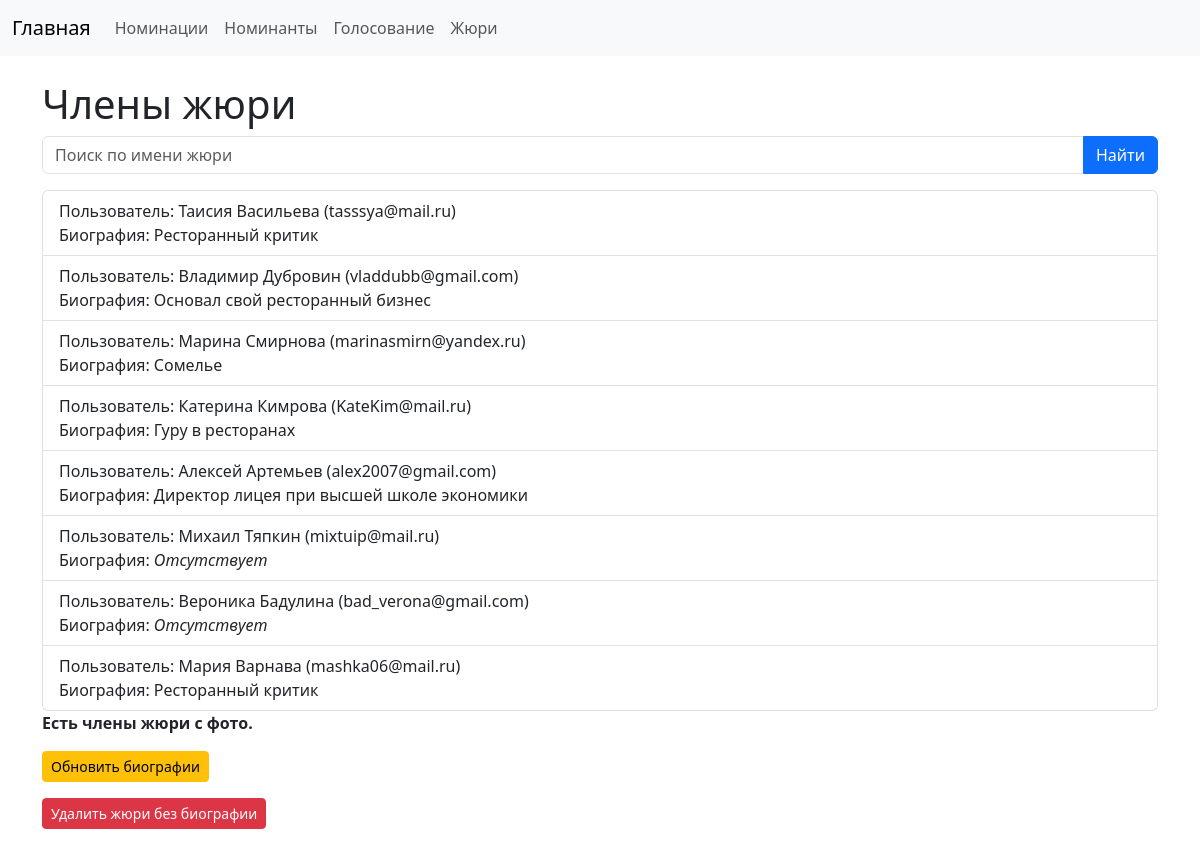
The app's page /nomination/jury_panel/ with its own data.
### nomination/models.py (models this page shows, shortened)
class Jury(models.Model):
    user = models.OneToOneField(User, verbose_name=_('Пользователь - член жюри'), on_delete=models.CASCADE, related_name='jury_profile')
    bio = models.TextField(_('Биография'), blank=True)
    photo = models.ImageField(upload_to='users/%Y/%m/%d/', blank=True)
    class Meta:
        verbose_name = _('Член жюри')
        verbose_name_plural = _('Члены жюри')

class User(models.Model):
    name = models.CharField(_('Имя'), max_length=30, blank=True)
    surname = models.CharField(_('Фамилия'), max_length=30, blank=True)
    email = models.EmailField(_('Электронная почта'), unique=True)
    role = models.ForeignKey(Role, verbose_name='Роль', on_delete=models.PROTECT, related_name='users')
    subscriptions = models.ManyToManyField(
        Nomination,
        through='Subscription',
        through_fields=('user', 'nomination'),
        related_name='subscribed_users',
        blank=True,
    )
    class Meta:
        verbose_name = 'Пользователь'
        verbose_name_plural = 'Пользователи'

### nomination/views.py (the view)
# urls.py: path('jury_panel/', views.jury_panel_view, name='jury_panel'),
def jury_panel_view(request):
    search = request.GET.get('search', '')
    juries = Jury.objects.select_related('user')
    if search:
        juries = juries.filter(
            Q(user__name__icontains=search) | Q(user__surname__icontains=search)
        )
    updated = False
    deleted = False
    exists_photo = juries.filter(photo__isnull=False).exists()
    if request.GET.get('update') == '1':
        juries.filter(~Q(bio__icontains='[Обновлено]')).update(
            bio=Concat(F('bio'), Value(' [Обновлено]'))
        )
        updated = True
    if request.GET.get('delete') == '1':
        juries.filter(Q(bio='') | Q(bio__isnull=True)).delete()
        deleted = True
    context = {
        'juries': juries,
        'search': search,
        'updated': updated,
        'deleted': deleted,
        'exists_photo': exists_photo,
    }
    return render(request, 'nomination/jury_panel.html', context)

### nomination/templates/nomination/jury_panel.html (shortened to what this page needs)
{% extends 'base.html' %}
{% block content %}
<h1>Члены жюри</h1>
<form method="get" class="mb-3">
    <div class="input-group">
        <input type="text" name="search" class="form-control" placeholder="Поиск по имени жюри"
               value="{{ search }}">
        <button class="btn btn-primary" type="submit">Найти</button>
    </div>
</form>
{% if juries %}
    <ul class="list-group">
        {% for jury in juries %}
            <li class="list-group-item">
                Пользователь: {{ jury.user.name }} {{ jury.user.surname }} ({{ jury.user.email }})<br>
                Биография: {% if jury.bio %}{{ jury.bio }}{% else %}<em>Отсутствует</em>{% endif %}
            </li>
        {% endfor %}
    </ul>
{% else %}
    <p>Члены жюри отсутствуют.</p>
{% endif %}
<p>
    {% if exists_photo %}
        <strong>Есть члены жюри с фото.</strong>
    {% else %}
        <strong>Члены жюри с фото отсутствуют.</strong>
    {% endif %}
</p>
<p>
    {% if updated %}
        <span class="text-success">Биографии успешно обновлены!</span>
    {% else %}
        <a href="?{% if search %}search={{ search }}&{% endif %}update=1" class="btn btn-warning btn-sm">Обновить биографии</a>
    {% endif %}
</p>
<p>
    {% if deleted %}
        <span class="text-danger">Члены жюри без биографии удалены!</span>
    {% else %}
        <a href="?{% if search %}search={{ search }}&{% endif %}delete=1" class="btn btn-danger btn-sm">Удалить жюри без биографии</a>
    {% endif %}
</p>
{% endblock %}

### records on screen
Jury: user.name "Таисия", user.surname "Васильева", user.email "tasssya@mail.ru", bio "Ресторанный критик"
Jury: user.name "Владимир", user.surname "Дубровин", user.email "vladdubb@gmail.com", bio "Основал свой ресторанный бизнес"
Jury: user.name "Марина", user.surname "Смирнова", user.email "marinasmirn@yandex.ru", bio "Сомелье"
Jury: user.name "Катерина", user.surname "Кимрова", user.email "KateKim@mail.ru", bio "Гуру в ресторанах"
Jury: user.name "Алексей", user.surname "Артемьев", user.email "alex2007@gmail.com", bio "Директор лицея при высшей школе экономики"
Jury: user.name "Михаил", user.surname "Тяпкин", user.email "mixtuip@mail.ru", bio "Отсутствует"
Jury: user.name "Вероника", user.surname "Бадулина", user.email "bad_verona@gmail.com", bio "Отсутствует"
Jury: user.name "Мария", user.surname "Варнава", user.email "mashka06@mail.ru", bio "Ресторанный критик"
